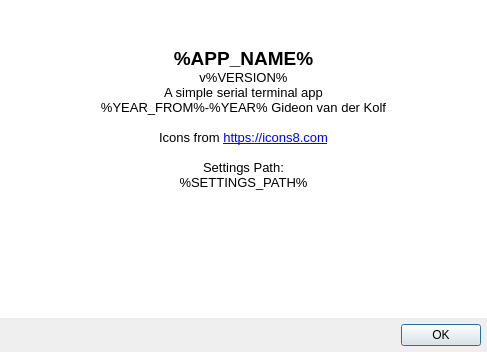
<?xml version="1.0" encoding="UTF-8"?>
<ui version="4.0">
 <class>AboutDialog</class>
 <widget class="QDialog" name="AboutDialog">
  <property name="geometry">
   <rect>
    <x>0</x>
    <y>0</y>
    <width>487</width>
    <height>352</height>
   </rect>
  </property>
  <property name="windowTitle">
   <string>About SimpleSerial</string>
  </property>
  <layout class="QVBoxLayout" name="verticalLayout">
   <property name="spacing">
    <number>0</number>
   </property>
   <property name="leftMargin">
    <number>0</number>
   </property>
   <property name="topMargin">
    <number>0</number>
   </property>
   <property name="rightMargin">
    <number>0</number>
   </property>
   <property name="bottomMargin">
    <number>0</number>
   </property>
   <item>
    <widget class="QTextBrowser" name="textBrowser">
     <property name="styleSheet">
      <string notr="true">border: 0;</string>
     </property>
     <property name="html">
      <string>&lt;!DOCTYPE HTML PUBLIC &quot;-//W3C//DTD HTML 4.0//EN&quot; &quot;http://www.w3.org/TR/REC-html40/strict.dtd&quot;&gt;
&lt;html&gt;&lt;head&gt;&lt;meta name=&quot;qrichtext&quot; content=&quot;1&quot; /&gt;&lt;meta charset=&quot;utf-8&quot; /&gt;&lt;style type=&quot;text/css&quot;&gt;
p, li { white-space: pre-wrap; }
&lt;/style&gt;&lt;/head&gt;&lt;body style=&quot; font-family:'Segoe UI'; font-size:9pt; font-weight:400; font-style:normal;&quot;&gt;
&lt;p align=&quot;center&quot; style=&quot;-qt-paragraph-type:empty; margin-top:0px; margin-bottom:0px; margin-left:0px; margin-right:0px; -qt-block-indent:0; text-indent:0px;&quot;&gt;&lt;br /&gt;&lt;/p&gt;
&lt;p align=&quot;center&quot; style=&quot; margin-top:0px; margin-bottom:0px; margin-left:0px; margin-right:0px; -qt-block-indent:0; text-indent:0px;&quot;&gt;&lt;img src=&quot;:/abouticon&quot; /&gt;&lt;/p&gt;
&lt;p align=&quot;center&quot; style=&quot;-qt-paragraph-type:empty; margin-top:0px; margin-bottom:0px; margin-left:0px; margin-right:0px; -qt-block-indent:0; text-indent:0px; font-size:10pt;&quot;&gt;&lt;br /&gt;&lt;/p&gt;
&lt;p align=&quot;center&quot; style=&quot; margin-top:0px; margin-bottom:0px; margin-left:0px; margin-right:0px; -qt-block-indent:0; text-indent:0px;&quot;&gt;&lt;span style=&quot; font-size:14pt; font-weight:700;&quot;&gt;%APP_NAME%&lt;/span&gt;&lt;/p&gt;
&lt;p align=&quot;center&quot; style=&quot; margin-top:0px; margin-bottom:0px; margin-left:0px; margin-right:0px; -qt-block-indent:0; text-indent:0px;&quot;&gt;&lt;span style=&quot; font-size:10pt;&quot;&gt;v%VERSION%&lt;/span&gt;&lt;/p&gt;
&lt;p align=&quot;center&quot; style=&quot; margin-top:0px; margin-bottom:0px; margin-left:0px; margin-right:0px; -qt-block-indent:0; text-indent:0px;&quot;&gt;&lt;span style=&quot; font-size:10pt;&quot;&gt;A simple serial terminal app&lt;/span&gt;&lt;/p&gt;
&lt;p align=&quot;center&quot; style=&quot; margin-top:0px; margin-bottom:0px; margin-left:0px; margin-right:0px; -qt-block-indent:0; text-indent:0px;&quot;&gt;&lt;span style=&quot; font-size:10pt;&quot;&gt;%YEAR_FROM%-%YEAR% Gideon van der Kolf&lt;/span&gt;&lt;/p&gt;
&lt;p align=&quot;center&quot; style=&quot;-qt-paragraph-type:empty; margin-top:0px; margin-bottom:0px; margin-left:0px; margin-right:0px; -qt-block-indent:0; text-indent:0px; font-size:10pt;&quot;&gt;&lt;br /&gt;&lt;/p&gt;
&lt;p align=&quot;center&quot; style=&quot; margin-top:0px; margin-bottom:0px; margin-left:0px; margin-right:0px; -qt-block-indent:0; text-indent:0px;&quot;&gt;&lt;span style=&quot; font-size:10pt;&quot;&gt;Icons from &lt;/span&gt;&lt;a href=&quot;https://icons8.com&quot;&gt;&lt;span style=&quot; font-size:10pt; text-decoration: underline; color:#0000ff;&quot;&gt;https://icons8.com&lt;/span&gt;&lt;/a&gt;&lt;/p&gt;
&lt;p align=&quot;center&quot; style=&quot;-qt-paragraph-type:empty; margin-top:0px; margin-bottom:0px; margin-left:0px; margin-right:0px; -qt-block-indent:0; text-indent:0px; font-size:10pt; text-decoration: underline; color:#0000ff;&quot;&gt;&lt;br /&gt;&lt;/p&gt;
&lt;p align=&quot;center&quot; style=&quot; margin-top:0px; margin-bottom:0px; margin-left:0px; margin-right:0px; -qt-block-indent:0; text-indent:0px;&quot;&gt;&lt;span style=&quot; font-size:10pt;&quot;&gt;Settings Path:&lt;/span&gt;&lt;/p&gt;
&lt;p align=&quot;center&quot; style=&quot; margin-top:0px; margin-bottom:0px; margin-left:0px; margin-right:0px; -qt-block-indent:0; text-indent:0px;&quot;&gt;&lt;span style=&quot; font-size:10pt; color:#000000;&quot;&gt;%SETTINGS_PATH%&lt;/span&gt;&lt;/p&gt;&lt;/body&gt;&lt;/html&gt;</string>
     </property>
     <property name="openExternalLinks">
      <bool>true</bool>
     </property>
    </widget>
   </item>
   <item>
    <layout class="QHBoxLayout" name="horizontalLayout">
     <property name="leftMargin">
      <number>6</number>
     </property>
     <property name="topMargin">
      <number>6</number>
     </property>
     <property name="rightMargin">
      <number>6</number>
     </property>
     <property name="bottomMargin">
      <number>6</number>
     </property>
     <item>
      <spacer name="horizontalSpacer">
       <property name="orientation">
        <enum>Qt::Horizontal</enum>
       </property>
       <property name="sizeHint" stdset="0">
        <size>
         <width>40</width>
         <height>20</height>
        </size>
       </property>
      </spacer>
     </item>
     <item>
      <widget class="QPushButton" name="pushButton">
       <property name="text">
        <string>OK</string>
       </property>
      </widget>
     </item>
    </layout>
   </item>
  </layout>
 </widget>
 <resources/>
 <connections/>
</ui>
